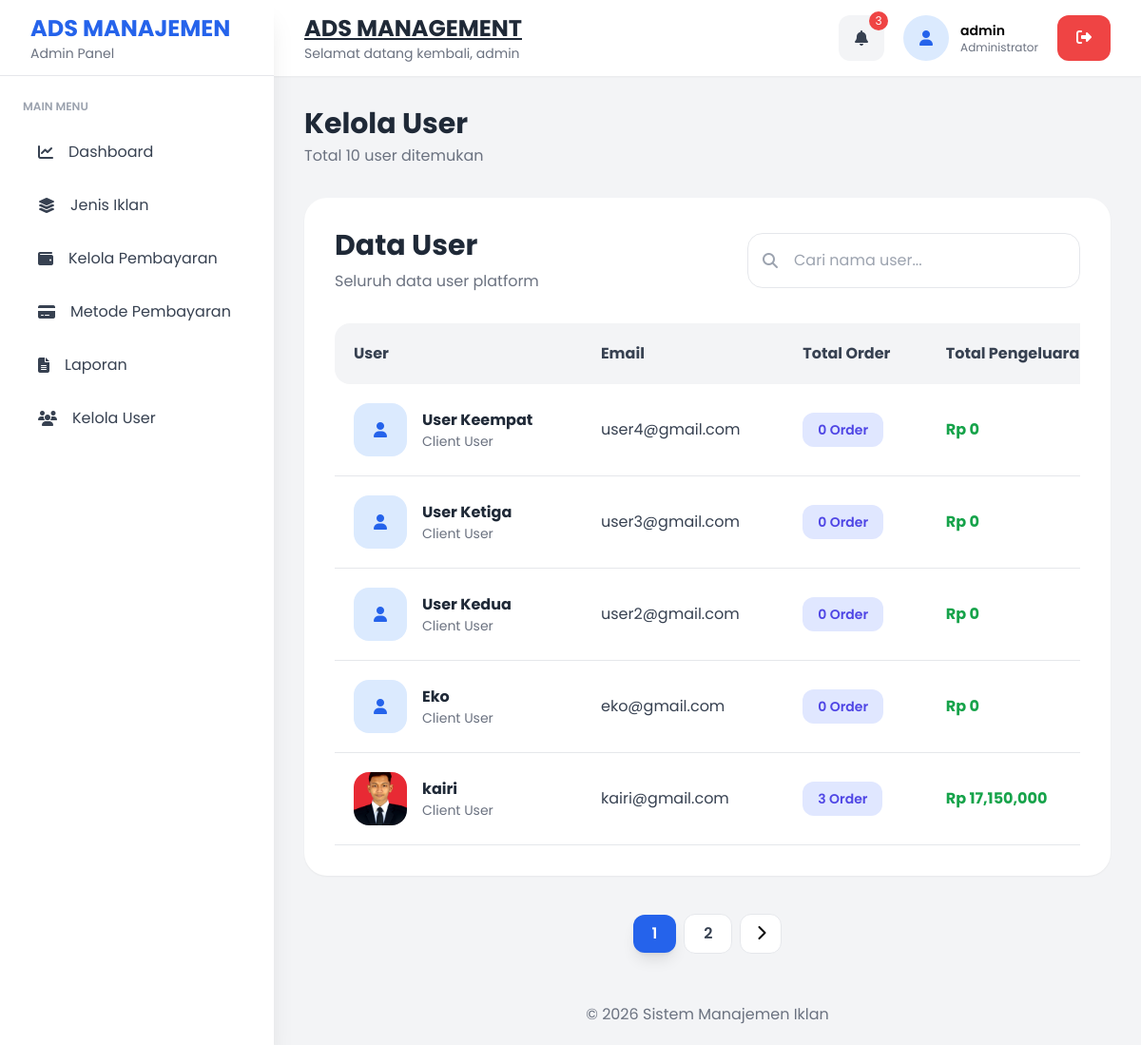
Screenshot of /sistem-manajemen-iklan/admin/user/index.php (signed in) with the database file from the repository.
### tables this page shows
CREATE TABLE `users` (
  `id` int NOT NULL,
  `nama` varchar(100) NOT NULL,
  `email` varchar(100) NOT NULL,
  `password` varchar(255) NOT NULL,
  `role` enum('admin','user') DEFAULT 'user',
  `created_at` timestamp NULL DEFAULT CURRENT_TIMESTAMP,
  `foto` varchar(255) DEFAULT NULL,
  `no_telp` varchar(20) DEFAULT NULL,
  `alamat` text
);

### sistem-manajemen-iklan/admin/user/index.php (the view, shortened to what this page needs)
<?php
include "../../config/koneksi.php";
$limit = 5;
$page = isset($_GET['page'])
    ? (int) $_GET['page']
    : 1;
$start = ($page - 1) * $limit;
$search = '';
$where = '';
$totalQuery = mysqli_query($conn,
    "SELECT COUNT(*) as total
     FROM users
     $where"
);
$totalData = mysqli_fetch_assoc($totalQuery)['total'];
$totalPage = ceil($totalData / $limit);
$query = mysqli_query($conn,
    "SELECT
        users.*,
        COUNT(iklan.id) as total_order,
        COALESCE(SUM(iklan.harga),0)
        as total_pengeluaran
    FROM users
    LEFT JOIN iklan
    ON users.id = iklan.user_id
    $where
    GROUP BY users.id
    ORDER BY users.id DESC
    LIMIT $start, $limit"
);
?>
<!DOCTYPE html>
<html lang="id">
<head>
    <script src="https://cdn.tailwindcss.com"></script>
    <link rel="stylesheet"
          href="https://cdnjs.cloudflare.com/ajax/libs/font-awesome/6.5.2/css/all.min.css"/>
</head>
<body class="bg-gray-100 overflow-x-hidden">
<?php include "../layouts/header.php"; ?>
<?php include "../layouts/sidebar.php"; ?>
<?php include "../layouts/topbar.php"; ?>
<div class="lg:ml-72 pt-24 lg:pt-28 p-4 lg:p-8">
    <div class="flex flex-col lg:flex-row lg:items-center lg:justify-between gap-5 mb-8">
        <div>
            <h2 class="text-3xl font-bold text-gray-800">
                Kelola User
            </h2>
            <p class="text-gray-500 mt-1">
                Total <?= $totalData; ?> user ditemukan
            </p>
        </div>
    </div>
    <div class="bg-white rounded-3xl shadow-sm p-4 lg:p-8">
        <div class="flex flex-col lg:flex-row lg:items-center lg:justify-between gap-5 mb-8">
            <div>
                <h2 class="text-2xl lg:text-3xl font-bold text-gray-800">
                    Data User
                </h2>
                <p class="text-gray-500 mt-2">
                    Seluruh data user platform
                </p>
            </div>
            <form method="GET"
                  class="w-full lg:w-auto">
                <div class="relative">
                    <input type="text"
                           name="search"
                           value="<?= $search; ?>"
                           placeholder="Cari nama user..."
                           class="w-full lg:w-[350px] border border-gray-200 pl-12 pr-4 py-4 rounded-2xl focus:outline-none focus:ring-2 focus:ring-blue-500">
                    <i class="fa-solid fa-magnifying-glass absolute left-4 top-1/2 -translate-y-1/2 text-gray-400"></i>
                </div>
            </form>
        </div>
        <div class="hidden lg:block overflow-x-auto">
            <table class="w-full min-w-[1000px]">
                <thead>
                    <tr class="bg-gray-100 text-gray-700">
                        <th class="p-5 text-left rounded-l-2xl">
                            User
                        </th>
                        <th class="p-5 text-left">
                            Email
                        </th>
                        <th class="p-5 text-left">
                            Total Order
                        </th>
                        <th class="p-5 text-left">
                            Total Pengeluaran
                        </th>
                    </tr>
                </thead>
                <tbody>
                <?php
                mysqli_data_seek($query, 0);
                while($data = mysqli_fetch_assoc($query)) :
                ?>
                    <tr class="border-b hover:bg-gray-50 transition">
                        <td class="p-5">
                            <div class="flex items-center gap-4">
                                <?php if($data['foto']) : ?>
                                    <img src="../../assets/uploads/profil/<?= $data['foto']; ?>"
                                         class="w-14 h-14 rounded-2xl object-cover">
                                <?php else : ?>
                                    <div class="w-14 h-14 rounded-2xl bg-blue-100 flex items-center justify-center">
                                        <i class="fa-solid fa-user text-blue-600"></i>
                                    </div>
                                <?php endif; ?>
                                <div>
                                    <h3 class="font-bold text-gray-800">
                                        <?= $data['nama']; ?>
                                    </h3>
                                    <p class="text-sm text-gray-500">
                                        Client User
                                    </p>
                                </div>
                            </div>
                        </td>
                        <td class="p-5 text-gray-700">
                            <?= $data['email']; ?>
                        </td>
                        <td class="p-5">
                            <span class="bg-indigo-100 text-indigo-600 px-4 py-2 rounded-xl text-sm font-semibold">
                                <?= $data['total_order']; ?> Order
                            </span>
                        </td>
                        <td class="p-5 font-bold text-green-600">
                            Rp <?= number_format($data['total_pengeluaran']); ?>
                        </td>
                    </tr>
                <?php endwhile; ?>
                </tbody>
            </table>
        </div>
    </div>
    <?php if($totalPage > 1) : ?>
    <div class="flex flex-wrap justify-center items-center gap-2 mt-10">
        <?php for($i = 1; $i <= $totalPage; $i++) : ?>
            <a href="?page=<?= $i; ?>&search=<?= $search; ?>"
               class="px-5 py-2 rounded-xl font-semibold transition
               <?= $page == $i
                    ? 'bg-blue-600 text-white shadow-lg'
                    : 'bg-white border hover:bg-gray-100 text-gray-700'; ?>">
                <?= $i; ?>
            </a>
        <?php endfor; ?>
        <?php if($page < $totalPage) : ?>
            <a href="?page=<?= $page + 1; ?>&search=<?= $search; ?>"
               class="px-4 py-2 rounded-xl bg-white border hover:bg-gray-100 transition">
                <i class="fa-solid fa-chevron-right"></i>
            </a>
        <?php endif; ?>
    </div>
    <?php endif; ?>
</div>
<?php include "../layouts/footer.php"; ?>
</body>
</html>

### sistem-manajemen-iklan/admin/layouts/header.php (style rules this page uses)
* { font-family: 'Poppins', sans-serif; }
body { background: #f3f4f6; }

### rows the page displays
users: nama "User Keempat", email "user4@gmail.com", total_order "0", total_pengeluaran "0"
users: nama "User Ketiga", email "user3@gmail.com", total_order "0", total_pengeluaran "0"
users: nama "User Kedua", email "user2@gmail.com", total_order "0", total_pengeluaran "0"
users: nama "Eko", email "eko@gmail.com", total_order "0", total_pengeluaran "0"
users: foto (picture), nama "kairi", email "kairi@gmail.com", total_order "3", total_pengeluaran "17,150,000"

### other values shown
$_SESSION['nama'] "admin"
$totalNotif "3"
$totalData "10"
